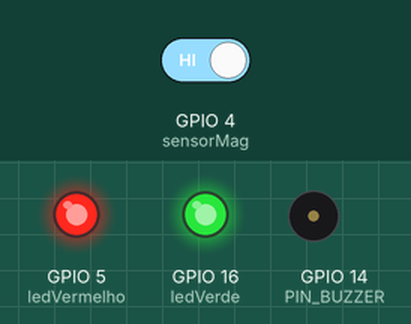
The sketch below on a simulated ESP8266 (NodeMCU). On the bench: output pins drawn as LEDs (lit = HIGH), buzzer (waves = sounding, pin HIGH). Inputs (shaded band) come from the test bench; at power-on: GPIO 4 (sensorMag) HIGH. WiFi joins after 1.5 s; servers stay silent unless stated; no MQTT or app messages arrive unless stated; what the sketch prints to the serial monitor is not drawn.

Above: at 2.7 s.
2.8 s: GPIO 4 (sensorMag) driven LOW
At 4.6 s:
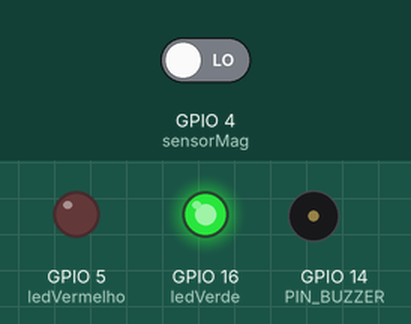
5.0 s: GPIO 4 (sensorMag) driven HIGH
At 6.2 s:
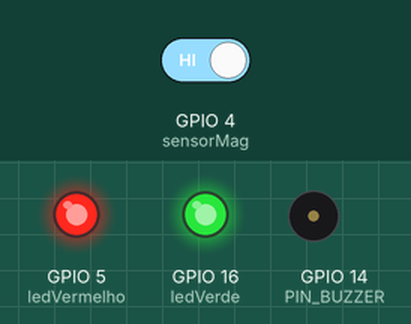
Timing chart, 0 to 8.0 s (numbered marks = the images above; inputs shaded):
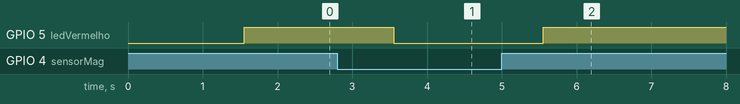

Measured:
- after the input at 2.8 s, GPIO 5 (ledVermelho): HIGH → LOW after 0.75 s
- after the input at 5.0 s, GPIO 5 (ledVermelho): LOW → HIGH after 0.56 s

The sketch:

nodemcu_mqtt.ino
```cpp
#include <ESP8266WiFi.h> //lib do wifi para o ESP8266
//#include <ESP8266WiFiMulti.h> //lib do wifi para o ESP8266
#include <ArduinoOTA.h> //lib do ArduinoOTA
#include <PubSubClient.h>

#define ledVerde 16 //este led sinaliza que o ESP foi conectado
#define ledVermelho 5 //este led é usado como exemplo de atualização


//ESP8266WiFiMulti wifiMulti;

const char* ssid = ""; //nome da rede
const char* password = ""; //senha da rede

const int sensorMag = 4;
const int PIN_BUZZER = 14;


//SERVIDOR MQTT
const char* mqttServer = "";   //server
const char* mqttUser = "";              //user
const char* mqttPassword = "";      //password
const int mqttPort = 1883;                     //port
const char* mqttTopicSub ="nodemcu/portao";            //tópico que sera assinado

WiFiClient espClient;
PubSubClient client(espClient);

void setup()
{
   //define pino como saída
   pinMode(ledVerde,OUTPUT);

   pinMode(sensorMag, INPUT_PULLUP);

   //define pino como saída
   //código da atualização
   pinMode(ledVermelho,OUTPUT);

   pinMode(PIN_BUZZER, OUTPUT);

   //inicia serial com 115200 bits por segundo
   Serial.begin(115200);

   Serial.println("Booting");

   WiFi.begin(ssid, password);

   Serial.println("Connecting ...");

   while (WiFi.status() != WL_CONNECTED)
   {
       delay(250);
       Serial.print('.');
   }

  // A porta fica default como 8266
  // ArduinoOTA.setPort(8266);

  // Define o hostname (opcional)
  ArduinoOTA.setHostname("myesp8266");

  // Define a senha (opcional)
  ArduinoOTA.setPassword("12345678");

  // É possível definir uma criptografia hash md5 para a senha usando a função "setPasswordHash"
  // Exemplo de MD5 para senha "admin" = 21232f297a57a5a743894a0e4a801fc3
  // ArduinoOTA.setPasswordHash("21232f297a57a5a743894a0e4a801fc3");

  //define o que será executado quando o ArduinoOTA iniciar
  ArduinoOTA.onStart([](){ startOTA(); }); //startOTA é uma função criada para simplificar o código

  //define o que será executado quando o ArduinoOTA terminar
  ArduinoOTA.onEnd([](){ endOTA(); }); //endOTA é uma função criada para simplificar o código

  //define o que será executado quando o ArduinoOTA estiver gravando
  ArduinoOTA.onProgress([](unsigned int progress, unsigned int total) { progressOTA(progress,total); }); //progressOTA é uma função criada para simplificar o código

  //define o que será executado quando o ArduinoOTA encontrar um erro
  ArduinoOTA.onError([](ota_error_t error){ errorOTA(error); });//errorOTA é uma função criada para simplificar o código

  //inicializa ArduinoOTA
  ArduinoOTA.begin();

  //exibe pronto e o ip utilizado pelo ESP
  Serial.println("Ready");
  Serial.print("IP address: ");
  Serial.println(WiFi.localIP());

  digitalWrite(ledVerde,HIGH);
  digitalWrite(ledVermelho,LOW);

  client.setServer(mqttServer, mqttPort);

  while (!client.connected()) {
    if (client.connect("ESP8266Client", mqttUser, mqttPassword )) {
       Serial.println("Conectado");
    } else {
      Serial.print("falha estado  ");
      Serial.print(client.state());
      delay(2000);
    }
  }


}

//#######################################################################################

//funções de exibição dos estágios de upload (start, progress, end e error) do ArduinoOTA
void startOTA()
{
   String type;

   //caso a atualização esteja sendo gravada na memória flash externa, então informa "flash"
    if (ArduinoOTA.getCommand() == U_FLASH)
      type = "flash";
    else  //caso a atualização seja feita pela memória interna (file system), então informa "filesystem"
      type = "filesystem"; // U_SPIFFS

    //exibe mensagem junto ao tipo de gravação
    Serial.println("Start updating " + type);
}

//exibe mensagem
void endOTA()
{
  Serial.println("\nEnd");
}

//exibe progresso em porcentagem
void progressOTA(unsigned int progress, unsigned int total)
{
   Serial.printf("Progress: %u%%\r", (progress / (total / 100)));
}

//caso aconteça algum erro, exibe especificamente o tipo do erro
void errorOTA(ota_error_t error)
{
      Serial.printf("Error[%u]: ", error);

      if (error == OTA_AUTH_ERROR)
        Serial.println("Auth Failed");
      else
      if (error == OTA_BEGIN_ERROR)
        Serial.println("Begin Failed");
      else
      if (error == OTA_CONNECT_ERROR)
        Serial.println("Connect Failed");
      else
      if (error == OTA_RECEIVE_ERROR)
        Serial.println("Receive Failed");
      else
      if (error == OTA_END_ERROR)
        Serial.println("End Failed");
}

//#######################################################################################

void loop()
{
  //Handle é descritor que referencia variáveis no bloco de memória
  //Ele é usado como um "guia" para que o ESP possa se comunicar com o computador pela rede
  ArduinoOTA.handle();

  String msgMqtt = "OFF";
  if(digitalRead(sensorMag) == LOW){ //SE A LEITURA DO PINO FOR IGUAL A LOW, FAZ
      digitalWrite(ledVermelho, LOW);  //APAGA O LED
  }else{ //SENÃO, FAZ
    digitalWrite(ledVermelho, HIGH); //ACENDE O LED
    msgMqtt = "ON";
  }

  client.publish(mqttTopicSub, msgMqtt.c_str(), true);
  delay(1000);
}
```
